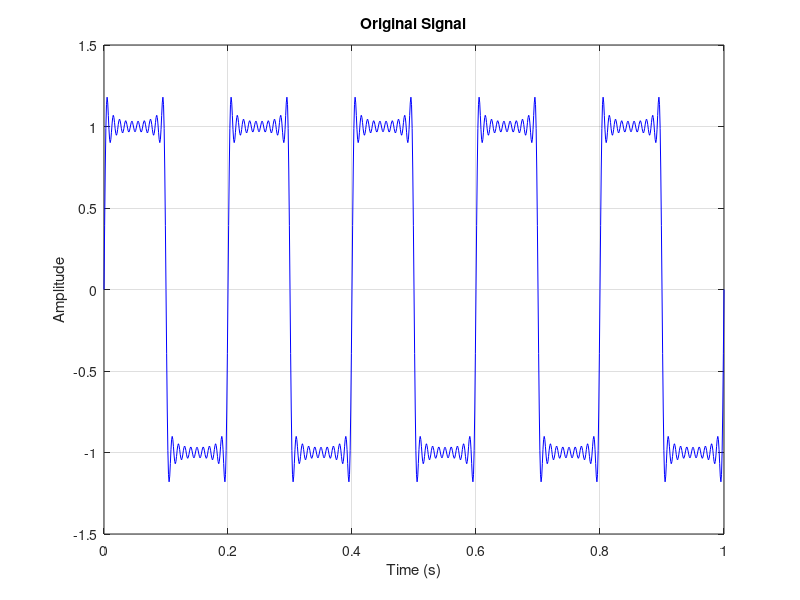
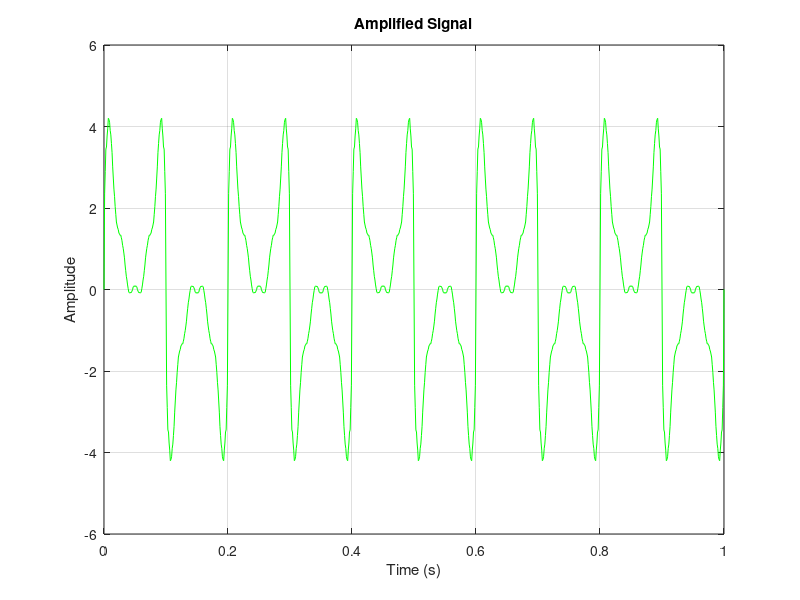
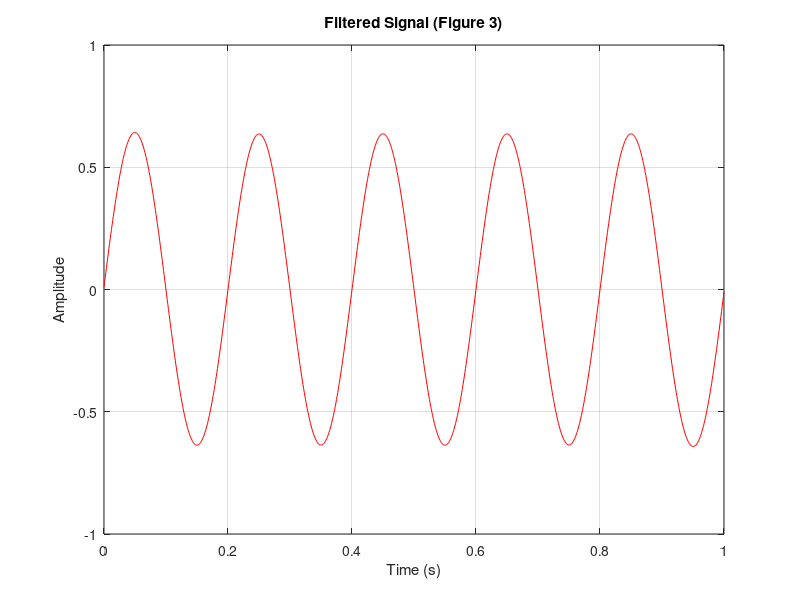

Write MATLAB code to recreate these figures, in order.
% Define time steps and initialize signal arrays
t = 0:0.001:1;  % Create a time vector with 0.001s steps from 0 to 1 second
y = zeros(size(t));  % Initialize two empty arrays for storing signals
y1 = zeros(size(t));

% Define constants
k = 2 * pi;  % Constant used for calculating sine wave frequencies

% Loop through harmonics (odd multiples of 5)
for i = 1:2:100
    % Define amplitude based on harmonic frequency
    if 5 * i >= 5 && 5 * i < 10
        A = 1;  % Amplitude for harmonics between 5 and 10 Hz
    elseif 5 * i >= 10 && 5 * i < 50
        A = 5;  % Amplitude for harmonics between 10 and 50 Hz
    elseif 5 * i >= 50 && 5 * i < 200
        A = 2;  % Amplitude for harmonics between 50 and 200 Hz
    elseif 5 * i >= 200 && 5 * i < 1000
        A = 1;  % Amplitude for harmonics between 200 and 1000 Hz
    elseif 5 * i >= 1000 && 5 * i < 2000
        A = 0.3;  % Amplitude for harmonics between 1000 and 2000 Hz
    elseif 5 * i >= 2000
        A = 0;  % No contribution for harmonics at or above 2000 Hz
    end

    % Add sine wave component for harmonics within 5 - 100 Hz range
    if 5 * i >= 5 && 5 * i <= 100
        y = y + (4 / (pi * i)) * sin(k * 5 * i * t);  % Add weighted sine wave to original signal
    end

    % Add scaled sine wave component for all harmonics to amplified signal
    y1 = y1 + A * (4 / (pi * i)) * sin(k * 5 * i * t);  % Add weighted and scaled sine wave to amplified signal
end

% --- Implementing Low-Pass Filter ---

% Get the Fast Fourier Transform of the amplified signal
Y1 = fft(y1);

% Define frequency domain and create filter mask
f = k * (1:length(Y1)) / (2 * pi);  % Calculate frequencies from the FFT data
filter_mask = ones(size(f));  % Create a mask with all frequencies initially passed

% Set stopband mask to attenuate frequencies above 8 Hz
filter_mask(f > 8) = 0;  % Set all frequencies above 8 Hz to zero in the mask

% Apply filter and inverse transform to get filtered signal
Y2 = filter_mask .* Y1;  % Apply the filter mask to the frequency spectrum
y2 = ifft(Y2);  % Convert the filtered frequency spectrum back to time domain

% --- Plotting the Signals ---

% Figure 1: Original Signal
figure;
plot(t, y, 'b');
xlabel('Time (s)');
ylabel('Amplitude');
title('Original Signal');
grid on;

% Figure 2: Amplified Signal
figure;
plot(t, y1, 'g');
xlabel('Time (s)');
ylabel('Amplitude');
title('Amplified Signal');
grid on;

% Figure 3: Filtered Signal
figure;
plot(t, y2, 'r');
xlabel('Time (s)');
ylabel('Amplitude');
title('Filtered Signal (Figure 3)');
grid on;

